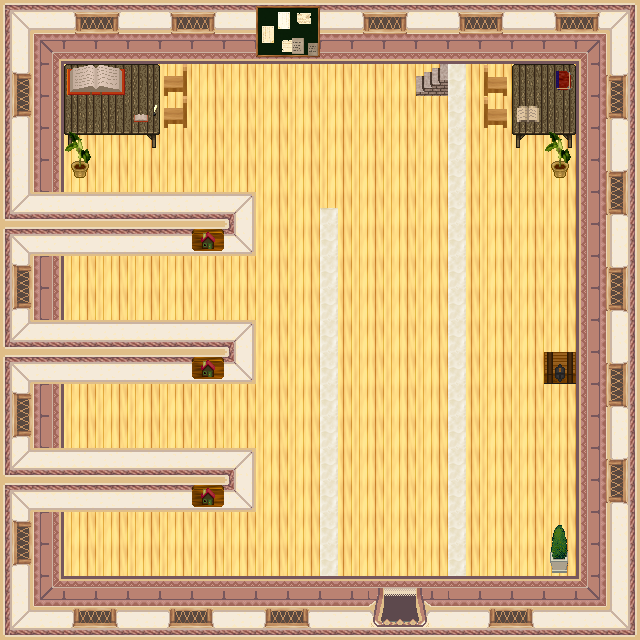

A level layout from a 2D game, rendered from its tile map. Below: a short description, then the map file with tile-grid data replaced by summaries:
An orthogonal 20x20 tile map with 32x32 px tiles, 4 tile layers (0_floor, 1_terrain, 2_object, 3_roof), 3 hidden layers not drawn, 20 tilesets and 2 objects (mapchange_exit, mapchange).

<map version="1.10" tiledversion="1.10.1" orientation="orthogonal" renderorder="right-down" width="20" height="20" tilewidth="32" tileheight="32" infinite="0" nextlayerid="8" nextobjectid="1">
 <tileset firstgid="1" name="int_wall_pale" tilewidth="32" tileheight="32" tilecount="16" columns="2">
  <image source="../../tileset/building/wall/int_wall_pale.png" trans="ff00ff" width="64" height="256" />
 </tileset>
 <tileset firstgid="17" name="int_wall_purple" tilewidth="32" tileheight="32" tilecount="20" columns="2">
  <image source="../../tileset/building/wall/int_wall_purple.png" trans="ff00ff" width="64" height="320" />
 </tileset>
 <tileset firstgid="37" name="pale_red_ns" tilewidth="32" tileheight="32" tilecount="36" columns="9">
  <image source="../../tileset/building/entrance/pale_red_ns.png" trans="ff00ff" width="288" height="128" />
 </tileset>
 <tileset firstgid="73" name="chest" tilewidth="32" tileheight="32" tilecount="2" columns="1">
  <image source="../../tileset/item/chest/small.png" trans="ff00ff" width="32" height="64" />
 </tileset>
 <tileset firstgid="75" name="logic/collision" tilewidth="32" tileheight="32" tilecount="1" columns="1">
  <image source="../../tileset/logic/collision.png" width="32" height="32" />
 </tileset>
 <tileset firstgid="76" name="logic/protection" tilewidth="32" tileheight="32" tilecount="2" columns="2">
  <image source="../../tileset/logic/protection.png" width="64" height="32" />
 </tileset>
 <tileset firstgid="78" name="stone_desk" tilewidth="32" tileheight="32" tilecount="16" columns="4">
  <image source="../../tileset/furniture/table/stone_desk.png" trans="ff00ff" width="128" height="128" />
 </tileset>
 <tileset firstgid="94" name="vendors_table" tilewidth="32" tileheight="32" tilecount="35" columns="7">
  <image source="../../tileset/furniture/table/vendors_table.png" trans="ff00ff" width="224" height="160" />
 </tileset>
 <tileset firstgid="129" name="floors_3" tilewidth="32" tileheight="32" tilecount="12" columns="6">
  <image source="../../tileset/ground/indoor/floors_3.png" trans="ff00ff" width="192" height="64" />
 </tileset>
 <tileset firstgid="141" name="wooden" tilewidth="32" tileheight="32" tilecount="5" columns="5">
  <image source="../../tileset/furniture/chair/wooden.png" trans="ff00ff" width="160" height="32" />
 </tileset>
 <tileset firstgid="146" name="int_windows_purple" tilewidth="32" tileheight="32" tilecount="16" columns="4">
  <image source="../../tileset/building/window/int_windows_purple.png" trans="ff00ff" width="128" height="128" />
 </tileset>
 <tileset firstgid="162" name="pot_plant_1" tilewidth="32" tileheight="32" tilecount="12" columns="6">
  <image source="../../tileset/plant/indoor/pot_plant_1.png" trans="ff00ff" width="192" height="64" />
 </tileset>
 <tileset firstgid="174" name="potted_plants1" tilewidth="32" tileheight="32" tilecount="6" columns="3">
  <image source="../../tileset/plant/indoor/potted_plants1.png" trans="ff00ff" width="96" height="64" />
 </tileset>
 <tileset firstgid="180" name="book" tilewidth="32" tileheight="32" tilecount="4" columns="2">
  <image source="../../tileset/item/documents/book.png" trans="ff00ff" width="64" height="64" />
 </tileset>
 <tileset firstgid="184" name="books" tilewidth="32" tileheight="32" tilecount="4" columns="2">
  <image source="../../tileset/item/documents/books.png" trans="ff00ff" width="64" height="64" />
 </tileset>
 <tileset firstgid="188" name="note_board" tilewidth="32" tileheight="32" tilecount="8" columns="2">
  <image source="../../tileset/item/documents/note_board.png" trans="ff00ff" width="64" height="128" />
 </tileset>
 <tileset firstgid="196" name="notes2" tilewidth="32" tileheight="32" tilecount="4" columns="2">
  <image source="../../tileset/item/documents/notes2.png" trans="ff00ff" width="64" height="64" />
 </tileset>
 <tileset firstgid="200" name="chests_banner" tilewidth="32" tileheight="32" tilecount="8" columns="1">
  <image source="../../tileset/building/decoration/chests_banner.png" width="32" height="256" />
 </tileset>
 <tileset firstgid="208" name="stairs" tilewidth="32" tileheight="32" tilecount="12" columns="2">
  <image source="../../tileset/building/stairs/stairs.png" width="64" height="192" />
 </tileset>
 <tileset firstgid="220" name="logic/portal" tilewidth="32" tileheight="32" tilecount="24" columns="8">
  <image source="../../tileset/logic/portal.png" width="256" height="96" />
 </tileset>
 <layer id="1" name="0_floor" width="20" height="20">
  <data>[400 cells, 400 non-empty, 37 distinct tile ids]</data>
 </layer>
 <layer id="2" name="1_terrain" width="20" height="20">
  <data>[400 cells, 51 non-empty, 23 distinct tile ids]</data>
 </layer>
 <layer id="3" name="2_object" width="20" height="20">
  <data>[400 cells, 18 non-empty, 8 distinct tile ids]</data>
 </layer>
 <layer id="4" name="3_roof" width="20" height="20">
  <data>[400 cells, 3 non-empty, 2 distinct tile ids]</data>
 </layer>
 <layer id="5" name="objects" width="20" height="20" visible="0">
  <data>[400 cells, 2 non-empty, 1 distinct tile ids]</data>
 </layer>
 <layer id="6" name="collision" width="20" height="20" visible="0" opacity="0.22">
  <data>[400 cells, 226 non-empty, 1 distinct tile ids]</data>
 </layer>
 <layer id="7" name="protection" width="20" height="20" visible="0" opacity="0.2">
  <data>[400 cells, 400 non-empty, 1 distinct tile ids]</data>
 </layer>
 <objectgroup name="Mapevents">
  <object name="entrance" type="mapchange_exit" id="1" x="384" y="576" width="32" height="32">
   <properties>
    <property name="map" value="0_fado_city_x1_y1" />
    <property name="place" value="bank_entrance" />
   </properties>
  </object>
  <object name="stairs_up" type="mapchange" id="2" x="416" y="64" width="32" height="32">
   <properties>
    <property name="map" value="int_fado_bank_1_x0_y0" />
    <property name="place" value="stairs_down" />
   </properties>
  </object>
 </objectgroup>
</map>
